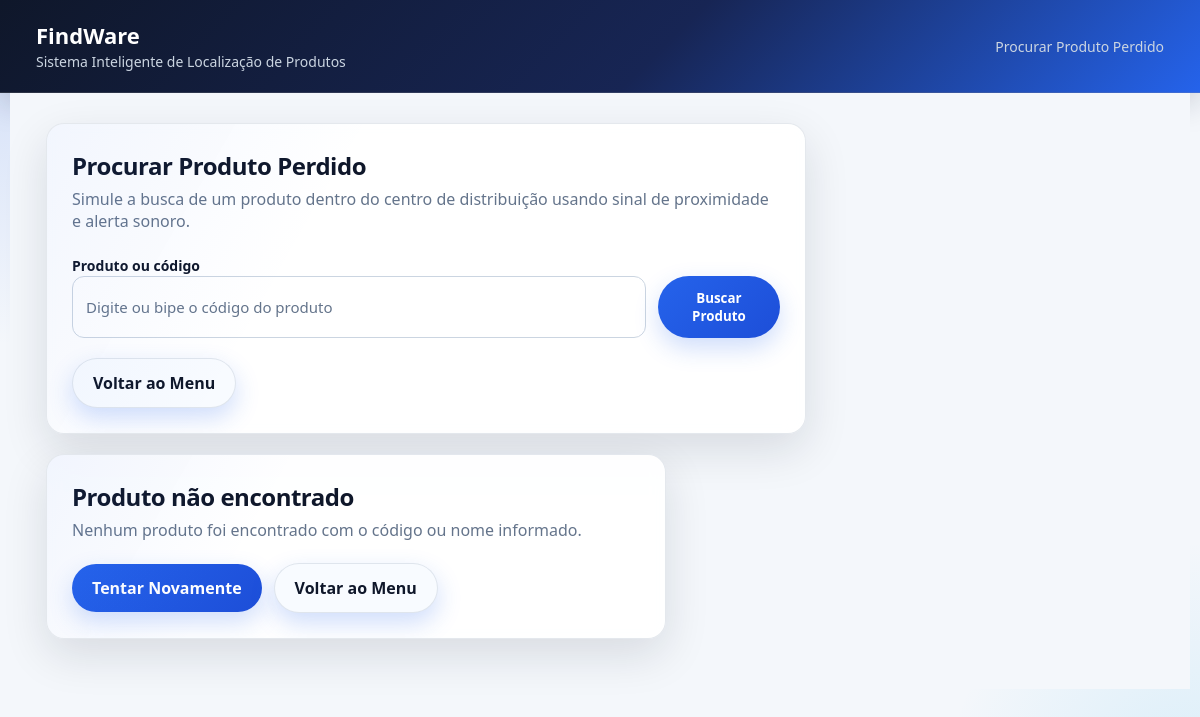
Before: /procurar_produto.php?busca=789000000001 with the older database file.
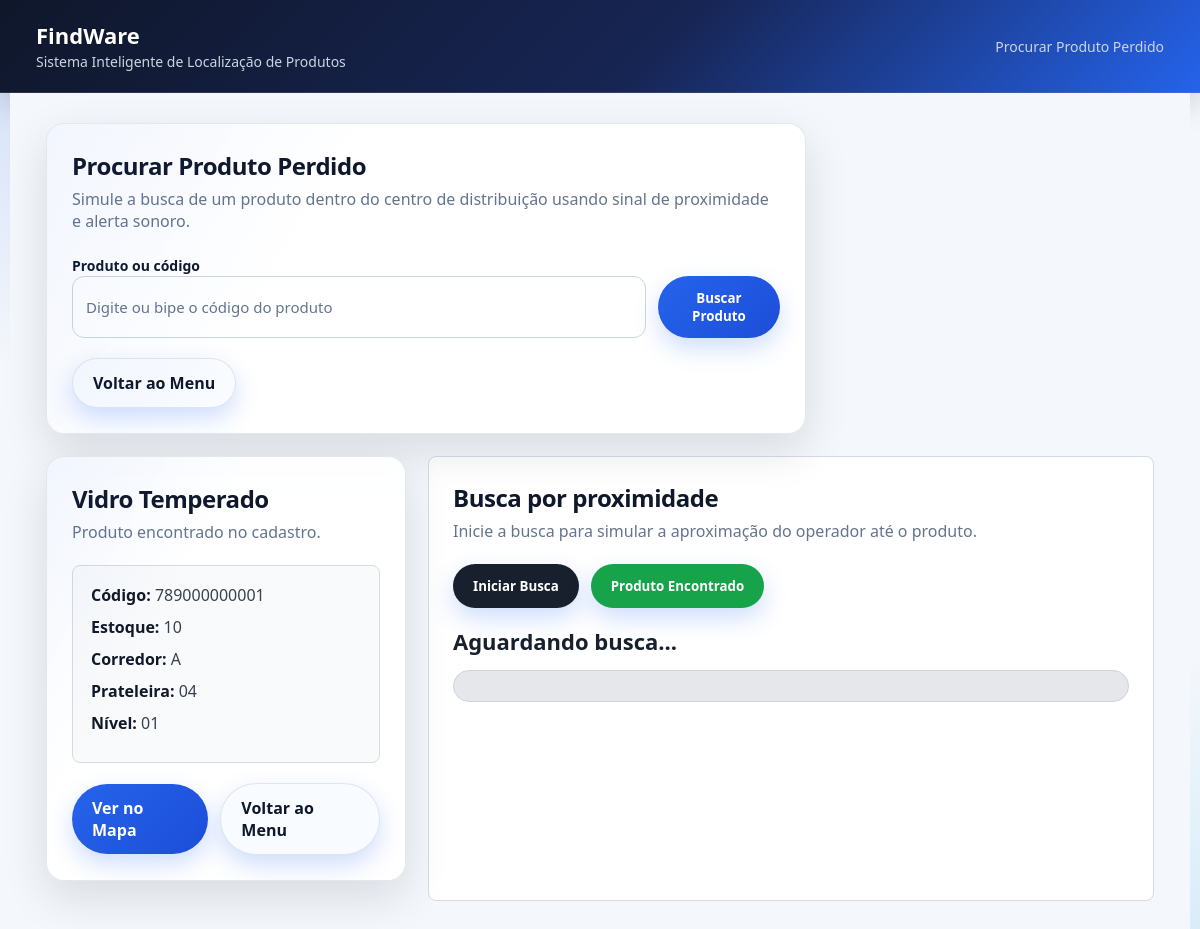
After: the same page with the newer database file.
### tables this page shows
CREATE TABLE produtos (
    id INT AUTO_INCREMENT PRIMARY KEY,
    nome VARCHAR(150) NOT NULL,
    codigo VARCHAR(50) NOT NULL UNIQUE,
    codigo_barras VARCHAR(100) UNIQUE,
    corredor VARCHAR(10) NOT NULL,
    prateleira VARCHAR(10) NOT NULL,
    nivel VARCHAR(10) NOT NULL,
    estoque INT NOT NULL DEFAULT 0,
    criado_em TIMESTAMP DEFAULT CURRENT_TIMESTAMP
);

### conectar.php (called while the page is built, shortened)
<?php
function esc($conn, $valor) {
    return mysqli_real_escape_string($conn, trim($valor));
}
function h($valor) {
    return htmlspecialchars($valor, ENT_QUOTES, 'UTF-8');
}
?>

### procurar_produto.php (the view, shortened to what this page needs)
<?php
include "conectar.php";
$produto = null;
if (isset($_GET['busca'])) {
    $busca = esc($conn, $_GET['busca']);
    $sql = "SELECT * FROM produtos
            WHERE codigo_barras = '$busca'
            OR codigo = '$busca'
            OR nome LIKE '%$busca%'";
    $resultado = mysqli_query($conn, $sql);
    $produto = mysqli_fetch_assoc($resultado);
}
?>
<!DOCTYPE html>
<html lang="pt-BR">
<head>
<link rel="stylesheet" href="assets/style.css">
</head>
<body>
<div class="topo">
    <div>
        <h1>FindWare</h1>
        <span>Sistema Inteligente de Localização de Produtos</span>
    </div>
    <span>Procurar Produto Perdido</span>
</div>
<div class="container">
    <div class="card busca-card">
        <div class="titulo">
            <h2>Procurar Produto Perdido</h2>
            <p>
                Simule a busca de um produto dentro do centro de distribuição usando sinal de proximidade e alerta sonoro.
            </p>
        </div>
        <form method="GET">
            <label>Produto ou código</label>
            <div class="campo-busca">
                <input
                    type="text"
                    name="busca"
                    placeholder="Digite ou bipe o código do produto"
                    required>
                <button type="submit">
                    Buscar Produto
                </button>
            </div>
        </form>
        <div class="acoes">
            <a href="menu.php" class="btn btn-secundario">
                Voltar ao Menu
            </a>
        </div>
    </div>
    <?php if ($produto): ?>
        <div class="produto-layout">
            <div class="card">
                <div class="titulo">
                    <h2><?php echo $produto['nome']; ?></h2>
                    <p>Produto encontrado no cadastro.</p>
                </div>
                <div class="info-produto">
                    <p><strong>Código:</strong> <?php echo h($produto['codigo_barras']); ?></p>
                    <p><strong>Estoque:</strong> <?php echo h($produto['estoque']); ?></p>
                    <p><strong>Corredor:</strong> <?php echo h($produto['corredor']); ?></p>
                    <p><strong>Prateleira:</strong> <?php echo h($produto['prateleira']); ?></p>
                    <p><strong>Nível:</strong> <?php echo h($produto['nivel']); ?></p>
                </div>
                <div class="acoes">
                    <a href="mapa.php?busca=<?php echo urlencode($produto['codigo_barras']); ?>" class="btn">
                        Ver no Mapa
                    </a>
                    <a href="menu.php" class="btn btn-secundario">
                        Voltar ao Menu
                    </a>
                </div>
            </div>
            <div class="busca-sinal">
                <div class="titulo">
                    <h2>Busca por proximidade</h2>
                    <p>
                        Inicie a busca para simular a aproximação do operador até o produto.
                    </p>
                </div>
                <div class="acoes">
                    <button onclick="iniciarBusca()" class="btn-busca" type="button">
                        Iniciar Busca
                    </button>
                    <button onclick="pararBusca()" class="btn-encontrado" type="button">
                        Produto Encontrado
                    </button>
                </div>
                <div id="status" class="status">
                    Aguardando busca...
                </div>
                <div class="barra">
                </div>
            </div>
        </div>
    <?php elseif (isset($_GET['busca'])): ?>
        <div class="card nao-encontrado">
            <div class="titulo">
                <h2>Produto não encontrado</h2>
                <p>
                    Nenhum produto foi encontrado com o código ou nome informado.
                </p>
            </div>
            <div class="acoes">
                <a href="procurar_produto.php" class="btn">
                    Tentar Novamente
                </a>
                <a href="menu.php" class="btn btn-secundario">
                    Voltar ao Menu
                </a>
            </div>
        </div>
    <?php endif; ?>
</div>
</body>
</html>

Changed rows visible on the page:
now on this page (row edited): produtos: nome "Vidro Temperado", codigo_barras "789000000001", estoque "10", corredor "A", prateleira "04", nivel "01"
changed produtos: codigo_barras empty → "789000000001" (drawn)
Other visible differences:
text no longer shown: "Produto não encontrado Nenhum produto foi encontrado com o código ou nome informado. Tentar Novamente"
text now shown: "Produto encontrado no cadastro. Código: Estoque: Corredor: Prateleira: Nível: Ver no Mapa Busca por proximidade Inicie a busca para simular a aproximação do operador até o produto. Iniciar Busca Produto Encontrado Aguardando busca..."
